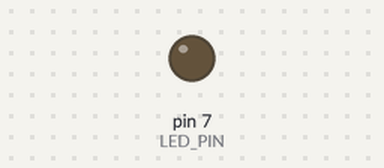
Simulated run of this sketch. Board: Arduino Uno, built with avr-gcc and run on an emulated ATmega328P. Shown: output pins drawn as LEDs (lit = HIGH).

Above: at 0.05 s.
At 0.5 s:
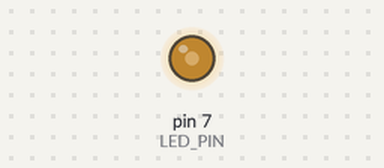
At 0.95 s:
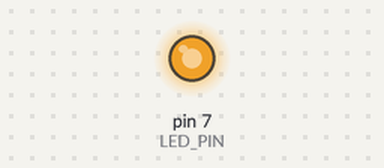
At 1.85 s:
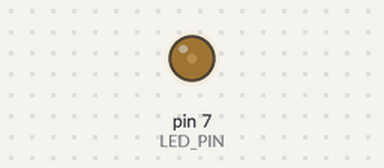
Timing chart, 0 to 4.6 s (numbered marks = the images above):
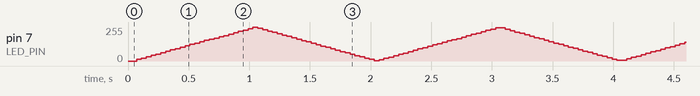

The sketch:

06C17.ino
```cpp
/*
 * 도전과제 2: PWM 함수 구현 (software PWM)
 * - 구현 함수:
 * void set_period(int period_us); // 100 ~ 10000 us
 * void set_duty(int duty_pct);    // 0 ~ 100 %
 * - 밝기 제어: 1초 동안 최소→최대→최소 (triangle), 101단계(0~100)
 * - period는 코드 상단 PWM_PERIOD_US로 직접 수정(예: 10000, 1000, 100)
 * 20252420 인공지능학부 한덕현
 */

const int LED_PIN = 7;
#define PWM_PERIOD_US 10000 // 바꾸기: 100(0.1ms), 1000(1ms), 10000(10ms)

volatile unsigned int pwm_period_us = PWM_PERIOD_US; // 100~10000
volatile int pwm_duty_pct = 0;                       // 0~100

// 값 제한 함수
static inline int clamp_value(int value, int min_val, int max_val) {
  return (value < min_val) ? min_val : (value > max_val) ? max_val : value;
}

// 주기 설정
void set_period(int period_us) {
  pwm_period_us = (unsigned int)clamp_value(period_us, 100, 10000);
}

// 듀티 설정
void set_duty(int duty_pct) {
  pwm_duty_pct = clamp_value(duty_pct, 0, 100);
}

// 현재 pwm_period_us로 PWM 1주기 출력
void pwm_one_cycle(int duty_pct) {
  // 0% / 100%는 분기 (토글 최소화)
  if (duty_pct <= 0) {
    digitalWrite(LED_PIN, LOW);
    delayMicroseconds(pwm_period_us);
    return;
  }
  if (duty_pct >= 100) {
    digitalWrite(LED_PIN, HIGH);
    delayMicroseconds(pwm_period_us);
    return;
  }

  unsigned int on_time_us  = (unsigned long)pwm_period_us * (unsigned int)duty_pct / 100UL;
  unsigned int off_time_us = pwm_period_us - on_time_us;

  if (on_time_us)  { digitalWrite(LED_PIN, HIGH); delayMicroseconds(on_time_us); }
  if (off_time_us) { digitalWrite(LED_PIN, LOW ); delayMicroseconds(off_time_us); }
}

// 1초 동안 0→100→0 트라이앵글 (101단계 기준)
// 단계 시퀀스: 0..100 (101단계) + 99..1 (99단계) = 총 200스텝
void pwm_run_triangle_1s() {
  const int total_steps = 200; // 0..100 + 99..1
  unsigned long total_cycles = 1000000UL / pwm_period_us; // 1초 동안 총 사이클 수
  if (total_cycles == 0) total_cycles = 1;

  unsigned long cycles_per_step = total_cycles / total_steps; // 스텝당 기본 사이클 수
  unsigned long remainder       = total_cycles % total_steps; // 앞쪽 remainder 스텝에 +1

  int step_index = 0;

  // 상승: 0 → 100
  for (int d = 0; d <= 100; ++d) {
    set_duty(d);
    unsigned long do_cycles = cycles_per_step + ((step_index < (int)remainder) ? 1 : 0);
    if (do_cycles == 0) do_cycles = 1;
    for (unsigned long i = 0; i < do_cycles; ++i) pwm_one_cycle(pwm_duty_pct);
    step_index++;
  }

  // 하강: 99 → 1 (0과 100은 중복 방지)
  for (int d = 99; d >= 1; --d) {
    set_duty(d);
    unsigned long do_cycles = cycles_per_step + ((step_index < (int)remainder) ? 1 : 0);
    if (do_cycles == 0) do_cycles = 1;
    for (unsigned long i = 0; i < do_cycles; ++i) pwm_one_cycle(pwm_duty_pct);
    step_index++;
  }

  digitalWrite(LED_PIN, LOW); // 마무리 OFF
}

void setup() {
  pinMode(LED_PIN, OUTPUT);
  digitalWrite(LED_PIN, LOW);
  set_period(PWM_PERIOD_US);
}

void loop() {
  pwm_run_triangle_1s();
}
```
